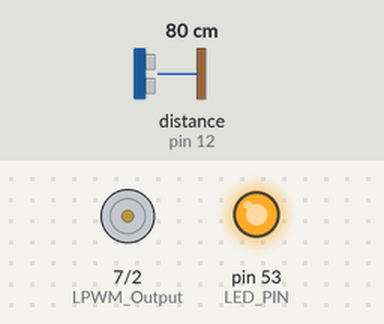
Recording of a sketch running on a simulated Arduino Mega 2560, built with avr-gcc and run on an emulated ATmega2560. On the bench: motor-driver pin pairs drawn as motors (green arrow = first pin HIGH = forward, orange = second pin HIGH = backward, longer = more drive), output pins drawn as LEDs (lit = HIGH). The test bench sets the inputs (shaded band); at power-on: distance to the obstacle (sensor on pin 12) 80 cm. The echo pulse lasts 58.3 µs per cm.

Above: at 1.8 s.
1.9 s: distance to the obstacle (sensor on pin 12) set to 33 cm
3.4 s: distance to the obstacle (sensor on pin 12) set to 27 cm
At 5.1 s:
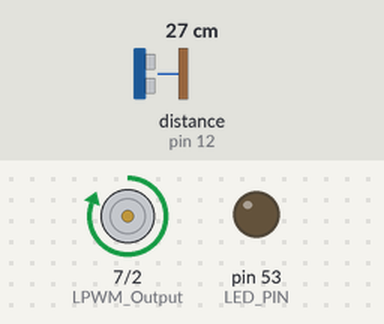
Timing chart, 0 to 23.5 s (numbered marks = the images above; inputs shaded):
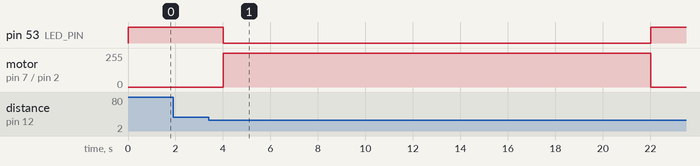

The sketch:

ultrasonic_actuator.ino
```cpp
#include <NewPing.h>


#define TRIGGER_PIN  12  // Arduino pin tied to trigger pin on the ultrasonic sensor.
#define ECHO_PIN     12  // Arduino pin tied to echo pin on the ultrasonic sensor.
#define MAX_DISTANCE 400 // Maximum distance we want to ping for (in centimeters). Maximum sensor distance is rated at 400-500cm.

#define RPWM_Output 2
#define LPWM_Output 7
#define LED_PIN     53
#define speedAc     15 //скорость актуатора

NewPing sonar(TRIGGER_PIN, ECHO_PIN, MAX_DISTANCE);

int distance = 0;
int distanceLast = 0; //расстояние с прошлого замера
int distanceDelta = 0; //изменение дистанции

void setup() {
  pinMode(RPWM_Output, OUTPUT);
  pinMode(LPWM_Output, OUTPUT);
  pinMode(LED_PIN, OUTPUT);

  Serial.begin(115200);

  digitalWrite(LED_PIN, HIGH);
}

void loop() {

  //Замер дистанции до объекта
  distance = sonar.ping_cm();

  //рассчёт изменения расстояния
  distanceDelta = distance - distanceLast;

  //проверяем необходимые условия для перемещения штока актуатора
  if((abs(distanceDelta) > 2) && (distance < 30) && (distance > 5)){
      //запоминаем текущее расстояние для дальнейших рассчётов
      distanceLast = distance;

      //вызываем функцию перемещения штока актуатора
      motion(distanceDelta);
  }


  delay(1000);

}

void motion(int le){
  le *= 10;
  int del = (abs(le)/15.0) * 1000;
  if(le > 0){
    goForward(del);
  }else if (le < 0){
    goBack(del);
  }
}

void goForward(int del){
  digitalWrite(LED_PIN, LOW);
  analogWrite(LPWM_Output, 255);
  analogWrite(RPWM_Output, 0);
  delay(del);
  analogWrite(LPWM_Output, 0);
  analogWrite(RPWM_Output, 0);
  digitalWrite(LED_PIN, HIGH);
}

void goBack(int del){
  digitalWrite(LED_PIN, LOW);
  analogWrite(LPWM_Output, 0);
  analogWrite(RPWM_Output, 255);
  delay(del);
  analogWrite(LPWM_Output, 0);
  analogWrite(RPWM_Output, 0);
  digitalWrite(LED_PIN, HIGH);
}
```

Measured:
- the behaviour switches between 30 and 29 cm on distance to the obstacle (sensor on pin 12) (found by bisection; images 0 and 1)
- after the input at 1.9 s, every drawn part: stays the same
- after the input at 3.4 s, pin 53 (LED_PIN): HIGH → LOW after 0.62 s, → HIGH 18.0 s later; motor on pin 7 (LPWM_Output) / pin 2 (RPWM_Output): stopped → forward 255/255 after 0.62 s, → stopped 18.0 s later
